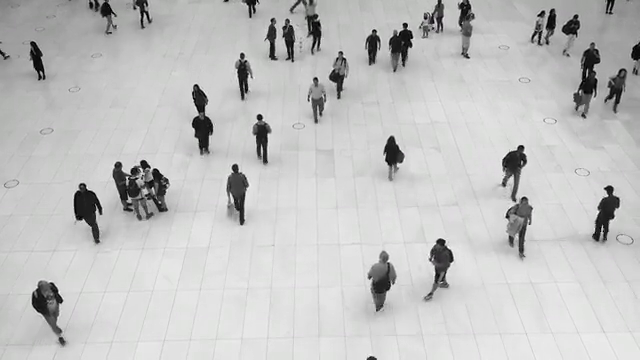
#> input picture frame 34 of in.avi, 640 x 360 px
$ python 'human detection.py'
#> lines starting #> are read from the running program, lines starting #| are printed output that depends on the picture; after the words box and inside, x2 and y2 are one past the last pixel; in counts of white or black regions, pixels touching at a corner belong together
import cv2
import numpy as np
import random

cap = cv2.VideoCapture("in.avi")
human_cascade = cv2.CascadeClassifier("haarcascade_fullbody.xml")

line_position = 250
next_object_id = 0
trackers = {}
ages = {}

def get_centroid(x, y, w, h):
    return (int(x + w / 2), int(y + h / 2))

def euclidean_distance(p1, p2):
    return np.sqrt((p1[0] - p2[0])**2 + (p1[1] - p2[1])**2)

while True:
    ret, frame = cap.read()
#> frame is the input picture: shape (360, 640, 3); mean B, G, R 193.5, 193.9, 193.7
    if not ret:
        break

    gray = cv2.cvtColor(frame, cv2.COLOR_BGR2GRAY)
    humans = human_cascade.detectMultiScale(gray, 1.1, 2)
#> humans = [[417, 11, 16, 32], [300, 65, 34, 69], [258, 12, 27, 55], [376, 127, 30, 60], [324, 43, 30, 61], [381, 19, 33, 65], [423, 228, 33, 66], [361, 250, 35, 71], [485, 150, 59, 119], [189, 61, 93, 187]]

    current_centroids = []
    rects = []

    for (x, y, w, h) in humans:
        centroid = get_centroid(x, y, w, h)
        current_centroids.append(centroid)
        rects.append((x, y, w, h))
#> this loop made 10 passes
#> (x, y, w, h, centroid) on passes 1 to 10: (417, 11, 16, 32, (425, 27)), (300, 65, 34, 69, (317, 99)), (258, 12, 27, 55, (271, 39)), (376, 127, 30, 60, (391, 157)), (324, 43, 30, 61, (339, 73)), (381, 19, 33, 65, (397, 51)), (423, 228, 33, 66, (439, 261)), (361, 250, 35, 71, (378, 285)), (485, 150, 59, 119, (514, 209)), (189, 61, 93, 187, (235, 154))
#> after the loop, current_centroids = [(425, 27), (317, 99), (271, 39), (391, 157), (339, 73), (397, 51), (439, 261), (378, 285), (514, 209), (235, 154)]; rects = [(417, 11, 16, 32), (300, 65, 34, 69), (258, 12, 27, 55), (376, 127, 30, 60), (324, 43, 30, 61), (381, 19, 33, 65), (423, 228, 33, 66), (361, 250, 35, 71), (485, 150, 59, 119), (189, 61, 93, 187)]

    updated_trackers = {}

    for i, centroid in enumerate(current_centroids):
        matched_id = None
        for object_id, prev_centroid in trackers.items():
            if euclidean_distance(centroid, prev_centroid) < 50:
                matched_id = object_id
                break

        if matched_id is None:
            matched_id = next_object_id
            next_object_id += 1
            ages[matched_id] = random.randint(5, 80)

        updated_trackers[matched_id] = centroid

        x, y, w, h = rects[i]
        age = ages[matched_id]


        color = (0, 0, 255) if age > 45 else (0, 255, 0)
        label = f"Age: {age}"

        cv2.rectangle(frame, (x, y), (x + w, y + h), color, 2)
        cv2.putText(frame, label, (x, y - 10), cv2.FONT_HERSHEY_SIMPLEX, 0.6, color, 2)
        cv2.circle(frame, centroid, 4, color, -1)
#> this loop made 10 passes
#> (centroid, x, y, w, h, age, color, label) on passes 1 to 10: ((425, 27), 417, 11, 16, 32, 54, (0, 0, 255), 'Age: 54'), ((317, 99), 300, 65, 34, 69, 58, (0, 0, 255), 'Age: 58'), ((271, 39), 258, 12, 27, 55, 10, (0, 255, 0), 'Age: 10'), ((391, 157), 376, 127, 30, 60, 38, (0, 255, 0), 'Age: 38'), ((339, 73), 324, 43, 30, 61, 70, (0, 0, 255), 'Age: 70'), ((397, 51), 381, 19, 33, 65, 67, (0, 0, 255), 'Age: 67'), ((439, 261), 423, 228, 33, 66, 56, (0, 0, 255), 'Age: 56'), ((378, 285), 361, 250, 35, 71, 43, (0, 255, 0), 'Age: 43'), ((514, 209), 485, 150, 59, 119, 66, (0, 0, 255), 'Age: 66'), ((235, 154), 189, 61, 93, 187, 50, (0, 0, 255), 'Age: 50')
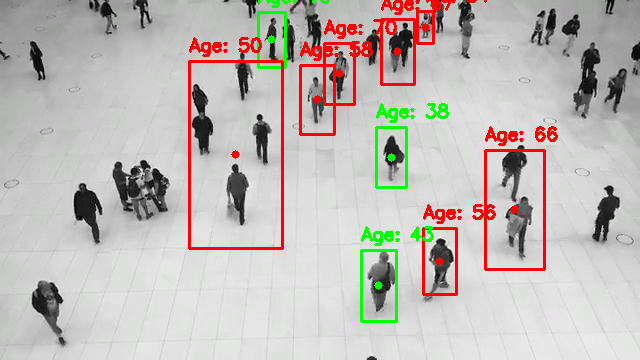
#> frame: shape (360, 640, 3); 5.05% of pixels changed, all inside (x1, y1, x2, y2) = (188, 0, 558, 323)
#> after the loop, ages = 10 items; next_object_id = 10; updated_trackers = 10 items

    trackers = updated_trackers
#> trackers = 10 items

    cv2.line(frame, (0, line_position), (frame.shape[1], line_position), (255, 0, 0), 2)
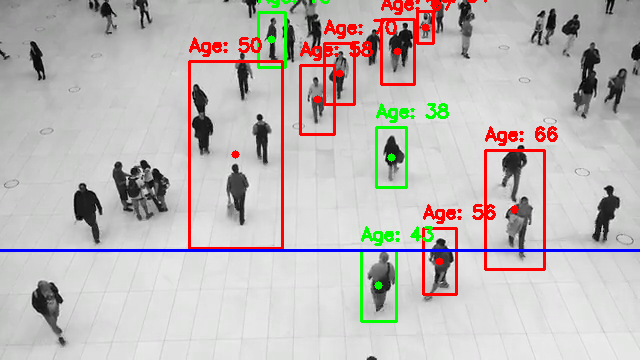
#> frame: shape (360, 640, 3); 0.83% of pixels changed, all inside (x1, y1, x2, y2) = (0, 249, 640, 252)

    cv2.imshow("People with Age Highlight", frame)
    if cv2.waitKey(1) & 0xFF == ord('q'):
#> (key q is pressed here)
        break

cap.release()
cv2.destroyAllWindows()

$ run again, starting later in the video
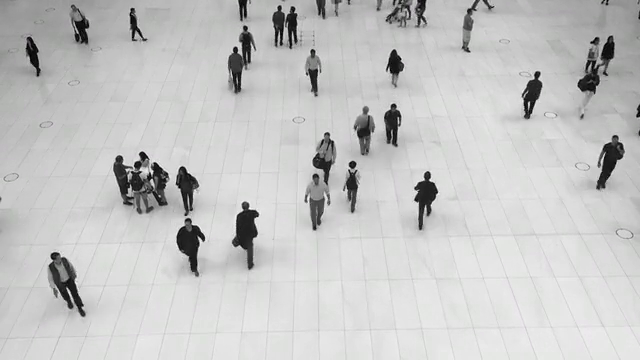
#> input picture frame 153 of in.avi, 640 x 360 px
#> frame is the input picture: shape (360, 640, 3); mean B, G, R 196.6, 196.9, 196.7
#> humans = 14 rows, first 6: [281, 2, 21, 41], [381, 44, 26, 51], [266, 2, 24, 48], [377, 93, 30, 60], [349, 99, 31, 62], [218, 31, 34, 69]
#> the loop `for (x, y, w, h) in humans:` made 14 passes
#> (x, y, w, h, centroid) on passes 1 to 8: (281, 2, 21, 41, (291, 22)), (381, 44, 26, 51, (394, 69)), (266, 2, 24, 48, (278, 26)), (377, 93, 30, 60, (392, 123)), (349, 99, 31, 62, (364, 130)), (218, 31, 34, 69, (235, 65)), (296, 38, 33, 67, (312, 71)), (335, 153, 32, 64, (351, 185))
#> after the loop `for (x, y, w, h) in humans:`: current_centroids = [(291, 22), (394, 69), (278, 26), (392, 123), (364, 130), (235, 65), (312, 71), (351, 185), (423, 199), (315, 201), (186, 185), (244, 236), (187, 245), (143, 200)]; rects = 14 items, first 6: (281, 2, 21, 41), (381, 44, 26, 51), (266, 2, 24, 48), (377, 93, 30, 60), (349, 99, 31, 62), (218, 31, 34, 69)
#> the loop `for i, centroid in enumerate(current_centroids):` made 14 passes
#> (centroid, x, y, w, h, age, color, label) on passes 1 to 7: ((291, 22), 281, 2, 21, 41, 54, (0, 0, 255), 'Age: 54'), ((394, 69), 381, 44, 26, 51, 58, (0, 0, 255), 'Age: 58'), ((278, 26), 266, 2, 24, 48, 10, (0, 255, 0), 'Age: 10'), ((392, 123), 377, 93, 30, 60, 38, (0, 255, 0), 'Age: 38'), ((364, 130), 349, 99, 31, 62, 70, (0, 0, 255), 'Age: 70'), ((235, 65), 218, 31, 34, 69, 67, (0, 0, 255), 'Age: 67'), ((312, 71), 296, 38, 33, 67, 56, (0, 0, 255), 'Age: 56')
#> after the loop `for i, centroid in enumerate(current_centroids):`:
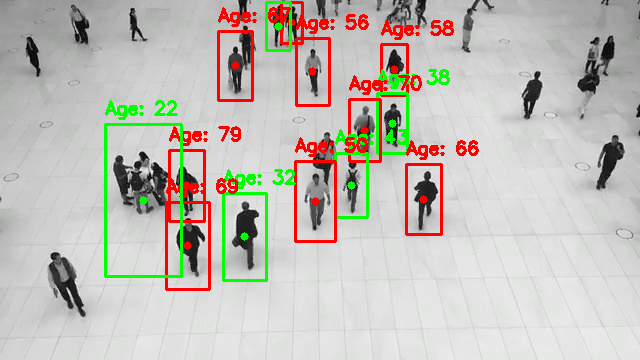
#> frame: shape (360, 640, 3); 6.5% of pixels changed, all inside (x1, y1, x2, y2) = (104, 1, 479, 291)
#> after the loop `for i, centroid in enumerate(current_centroids):`: ages = 14 items; next_object_id = 14; updated_trackers = 14 items
#> `cv2.line(frame, (0, line_position), (frame.shape[1], line_position), (..`:
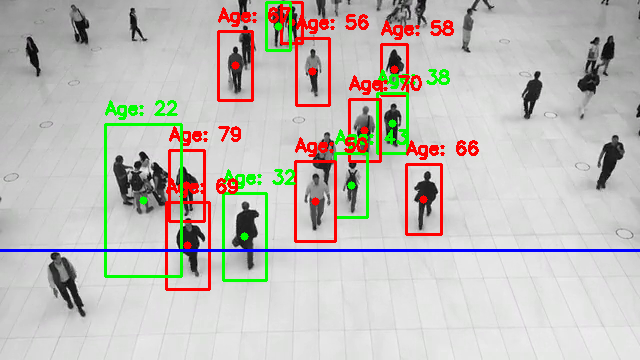
#> frame: shape (360, 640, 3); 0.83% of pixels changed, all inside (x1, y1, x2, y2) = (0, 249, 640, 252)

$ run again, starting later in the video
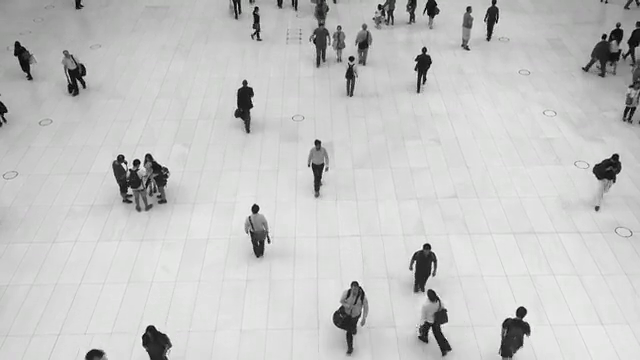
#> input picture frame 272 of in.avi, 640 x 360 px
#> frame is the input picture: shape (360, 640, 3); mean B, G, R 196.9, 197.3, 197
#> humans = [[331, 33, 37, 74], [405, 34, 32, 63], [303, 9, 33, 66], [227, 73, 33, 67], [298, 130, 37, 73], [236, 192, 40, 80], [330, 291, 34, 68]]
#> the loop `for (x, y, w, h) in humans:` made 7 passes
#> (x, y, w, h, centroid) on passes 1 to 7: (331, 33, 37, 74, (349, 70)), (405, 34, 32, 63, (421, 65)), (303, 9, 33, 66, (319, 42)), (227, 73, 33, 67, (243, 106)), (298, 130, 37, 73, (316, 166)), (236, 192, 40, 80, (256, 232)), (330, 291, 34, 68, (347, 325))
#> after the loop `for (x, y, w, h) in humans:`: current_centroids = [(349, 70), (421, 65), (319, 42), (243, 106), (316, 166), (256, 232), (347, 325)]; rects = [(331, 33, 37, 74), (405, 34, 32, 63), (303, 9, 33, 66), (227, 73, 33, 67), (298, 130, 37, 73), (236, 192, 40, 80), (330, 291, 34, 68)]
#> the loop `for i, centroid in enumerate(current_centroids):` made 7 passes
#> (centroid, x, y, w, h, age, color, label) on passes 1 to 7: ((349, 70), 331, 33, 37, 74, 54, (0, 0, 255), 'Age: 54'), ((421, 65), 405, 34, 32, 63, 58, (0, 0, 255), 'Age: 58'), ((319, 42), 303, 9, 33, 66, 10, (0, 255, 0), 'Age: 10'), ((243, 106), 227, 73, 33, 67, 38, (0, 255, 0), 'Age: 38'), ((316, 166), 298, 130, 37, 73, 70, (0, 0, 255), 'Age: 70'), ((256, 232), 236, 192, 40, 80, 67, (0, 0, 255), 'Age: 67'), ((347, 325), 330, 291, 34, 68, 56, (0, 0, 255), 'Age: 56')
#> after the loop `for i, centroid in enumerate(current_centroids):`:
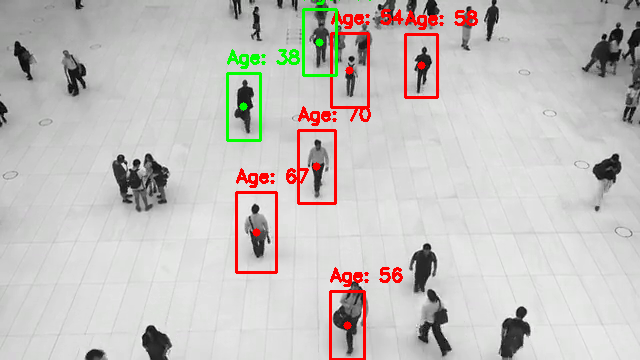
#> frame: shape (360, 640, 3); 3.37% of pixels changed, all inside (x1, y1, x2, y2) = (226, 0, 478, 360)
#> after the loop `for i, centroid in enumerate(current_centroids):`: ages = {0: 54, 1: 58, 2: 10, 3: 38, 4: 70, 5: 67, 6: 56}; next_object_id = 7; updated_trackers = {0: (349, 70), 1: (421, 65), 2: (319, 42), 3: (243, 106), 4: (316, 166), 5: (256, 232), 6: (347, 325)}
#> trackers has the same summary as updated_trackers
#> `cv2.line(frame, (0, line_position), (frame.shape[1], line_position), (..`:
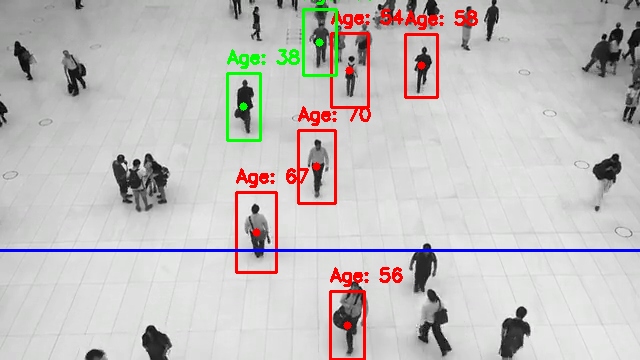
#> frame: shape (360, 640, 3); 0.83% of pixels changed, all inside (x1, y1, x2, y2) = (0, 249, 640, 252)
